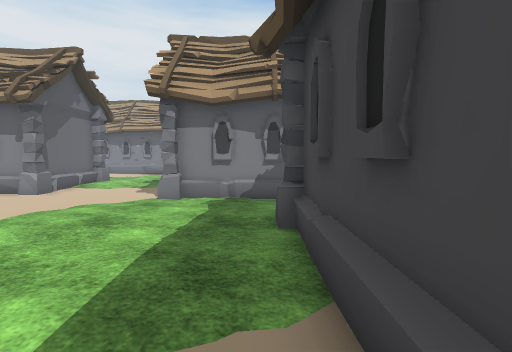
view 1 (above)

24 first-person views from a walk through a 3-D level made in the Unity game engine. The camera is 1.3 m above the floor, tilts 4° down and sees 85° across. Doors are open. The floor is counted in squares, 1 m on a side. Each view is taken from the middle of a square. On the plan, view 1 faces up. The plan holds only what a view shows up to about 13 squares ahead; the rest is blank. The place goes on beyond the plan. The player character is not drawn. Some animated figures are left out. Some surface patterns are stand-ins.

view 2
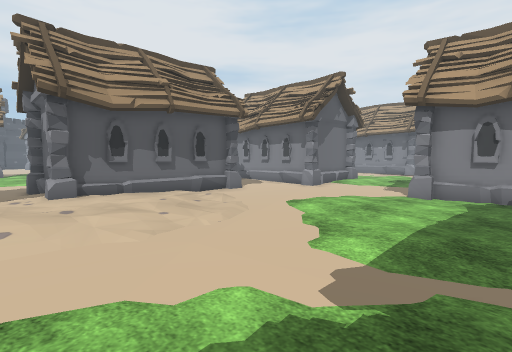

view 3
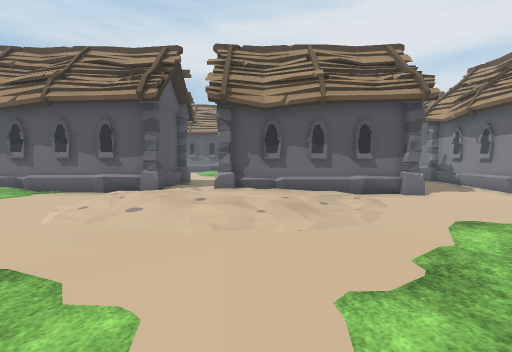

view 4
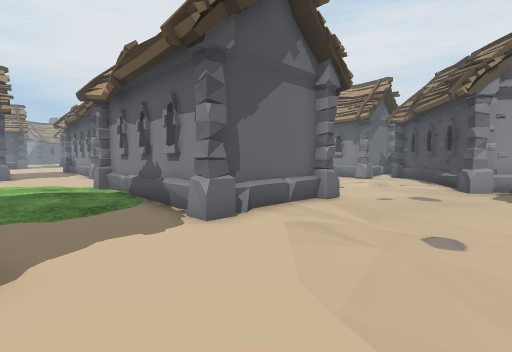

view 5
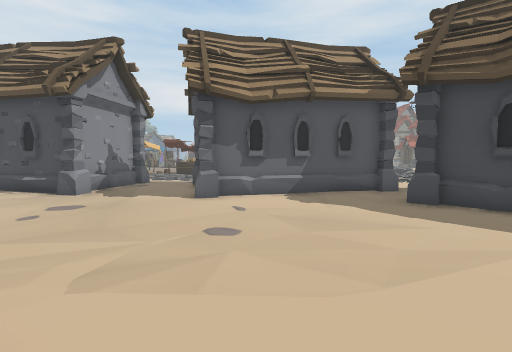

view 6
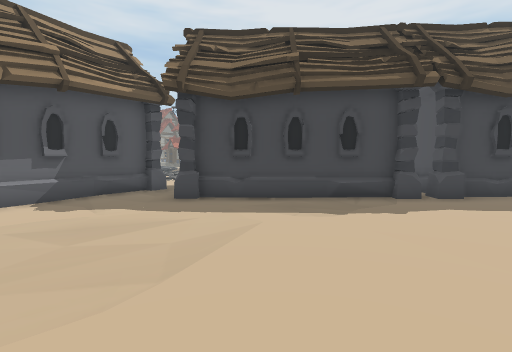

view 7
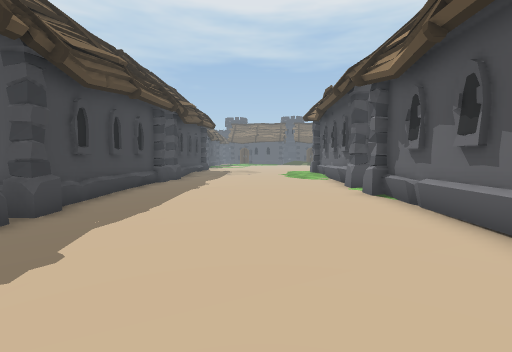

view 8
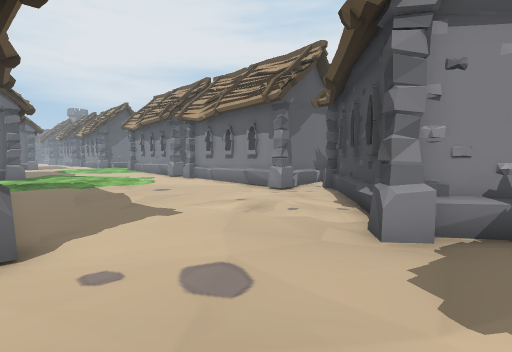

view 9
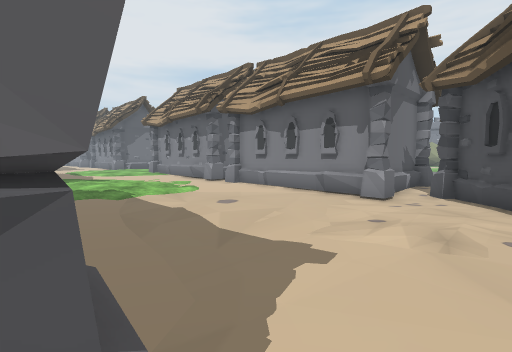

view 10
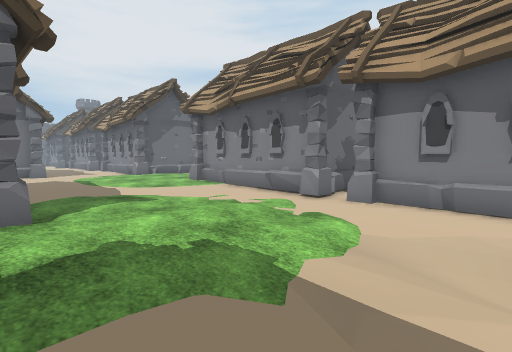

view 11
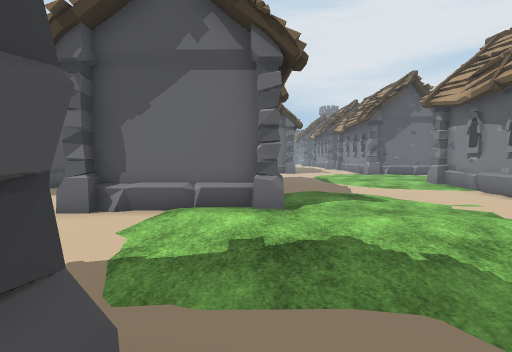

view 12
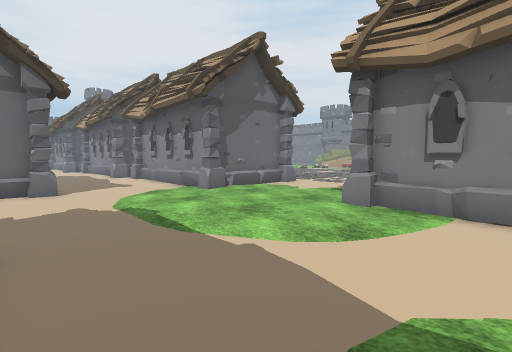

view 13
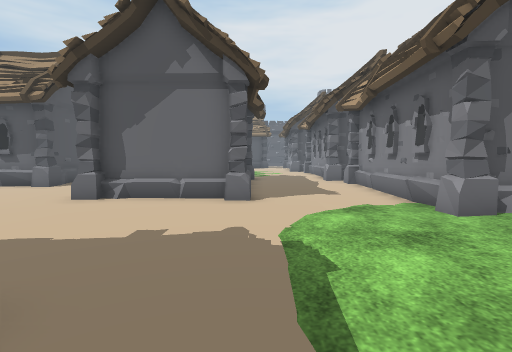

view 14
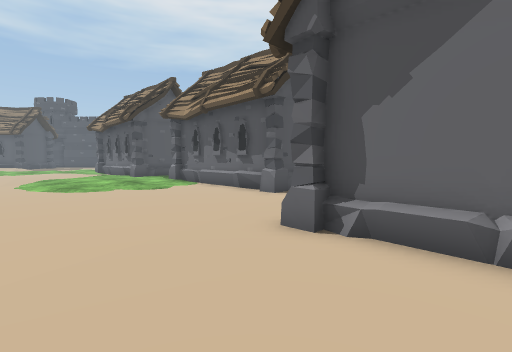

view 15
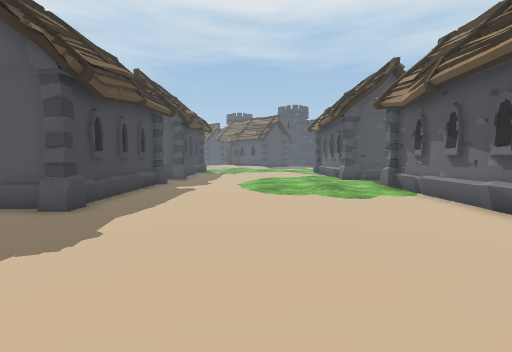

view 16
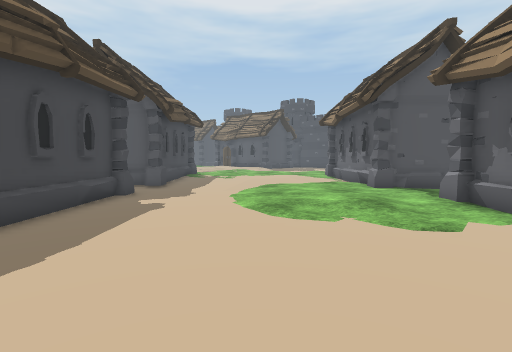

view 17
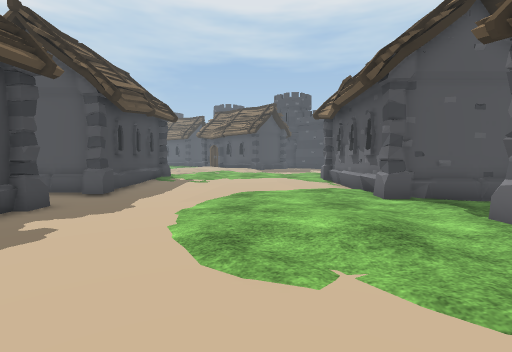

view 18
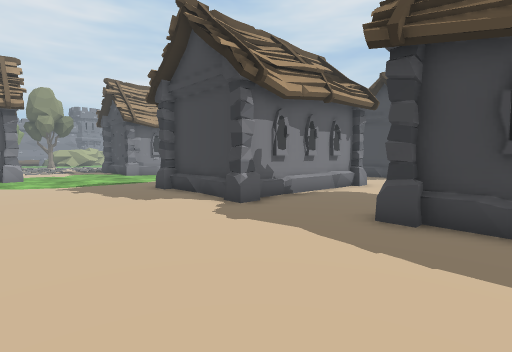

view 19
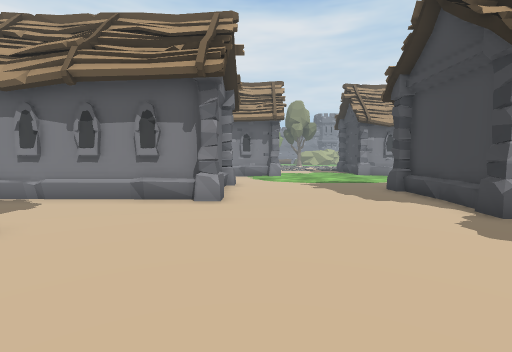

view 20
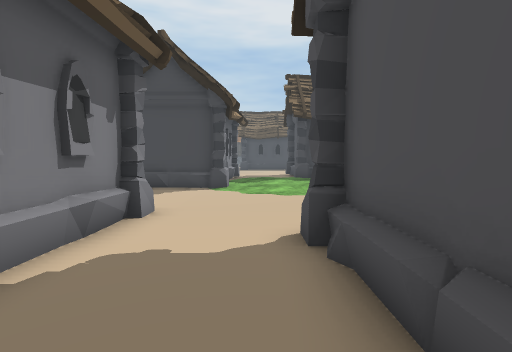

view 21
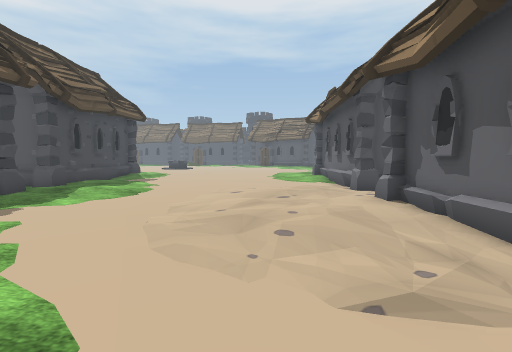

view 22
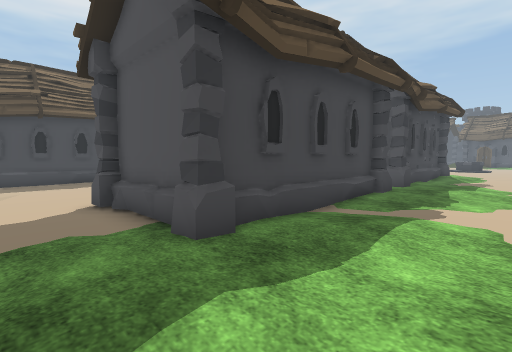

view 23
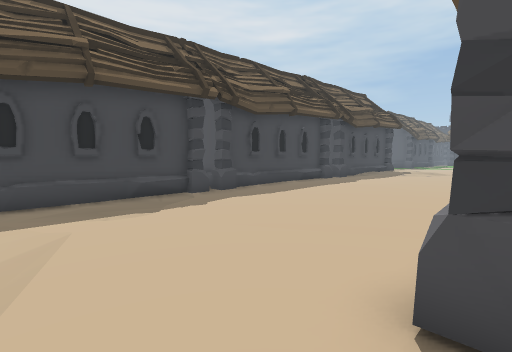

view 24
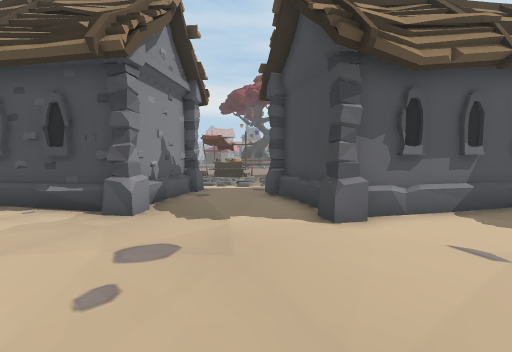

### Floor plan
Key: @ floor where view 1 was taken; # wall or solid block; . main floor; : floor 0.25 m higher than the main floor; - floor 0.25 m lower than the main floor; / step, stairs or slope; = window, fence, low wall or low ledge; H house.
Columns run from 28 left of view 1 to 16 right of it. Each row starts with its distance up from view 1.
 26         #...                 #=
 25         #....                #=HHH
 24         #.....               #=HH
 23  ##### ##.....#################-HH
 22  #..#####.......----------------.H     H--
 21  ...............----------------.-H   HH--
 20  ...............-----.-------------HHH----
 19  .............----..../------------HH----H
 18  .............---.......-----------H----HH
 17      ##.......--........----------------H
 16      #.........--.......---------------HH
 15      #......##     #....--------------HH
 14      #.......#     #...--#      #-------HH
 13 #######......#     #.----#      #--------HH
 12 ............##     #-----#      #----------HH
 11  ...........########-----#      #-----------H
 10   ..............---------########------------
  9  ##.............---------.-.-.#=#---------HHH
  8   #...........---------...../-.-----------H
  7   #.......---#####---..........-----------H
  6   #...-------#   #---../........----------H
  5   #.-.-------#   #=--........#####--------H
  4   #...-------#   #...........#   #--------H
  3   #.../.-----#   #../........#   #.-------H
  2   #......----#   #..:........#   #..------HHH
  1   .......----#   #...........#   #....----HHH
  0  ........----#####..........@#   #......--H
 -1 ####.....------..............#   #........H
 -2    #....-------....::........#   #........H
 -3    #....-----#####.:.......:.#   #........H
 -4    #-.....---#   #./.........#   #........H
 -5    #-.....---#   #-..........#   #........H
 -6    #-......--#   #-..........#   #..... .HHHH

Where each view was taken, in squares from view 1:
view 1: 0 up, 0 right, facing up
view 2: 2 down, 0 right, facing up-left
view 3: 1 up, 0 right, facing left
view 4: 6 up, 9 right, facing up-left
view 5: 7 up, 5 right, facing up-right
view 6: 7 up, 5 right, facing right
view 7: 7 up, 9 right, facing down
view 8: 14 up, 9 right, facing up-left
view 9: 14 up, 5 right, facing up-left
view 10: 15 up, 2 left, facing up-left
view 11: 15 up, 2 left, facing left
view 12: 16 up, 11 left, facing up-left
view 13: 18 up, 14 left, facing left
view 14: 16 up, 18 left, facing down-left
view 15: 14 up, 20 left, facing down
view 16: 10 up, 20 left, facing down
view 17: 7 up, 21 left, facing down
view 18: 5 up, 21 left, facing up-right
view 19: 5 up, 21 left, facing up
view 20: 8 up, 15 left, facing right
view 21: 7 up, 7 left, facing down
view 22: 8 up, 3 left, facing down-right
view 23: 8 up, 5 right, facing down-right
view 24: 12 up, 5 right, facing up-right
